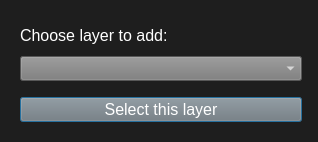
<?xml version="1.0" encoding="UTF-8"?>
<ui version="4.0">
 <class>select_layer</class>
 <widget class="QDialog" name="select_layer">
  <property name="geometry">
   <rect>
    <x>0</x>
    <y>0</y>
    <width>318</width>
    <height>139</height>
   </rect>
  </property>
  <property name="minimumSize">
   <size>
    <width>300</width>
    <height>0</height>
   </size>
  </property>
  <property name="maximumSize">
   <size>
    <width>318</width>
    <height>16777215</height>
   </size>
  </property>
  <property name="windowTitle">
   <string>Dialog</string>
  </property>
  <property name="styleSheet">
   <string notr="true">QDialog {
    background-color: rgb(30, 30, 30);
}

QWidget {
    background-color: rgb(30, 30, 30);
}</string>
  </property>
  <layout class="QVBoxLayout" name="verticalLayout_2">
   <item>
    <widget class="QWidget" name="verticalWidget" native="true">
     <property name="minimumSize">
      <size>
       <width>300</width>
       <height>120</height>
      </size>
     </property>
     <property name="maximumSize">
      <size>
       <width>300</width>
       <height>120</height>
      </size>
     </property>
     <layout class="QVBoxLayout" name="verticalLayout">
      <item>
       <widget class="QLabel" name="label">
        <property name="minimumSize">
         <size>
          <width>0</width>
          <height>30</height>
         </size>
        </property>
        <property name="maximumSize">
         <size>
          <width>16777215</width>
          <height>30</height>
         </size>
        </property>
        <property name="font">
         <font>
          <pointsize>12</pointsize>
         </font>
        </property>
        <property name="styleSheet">
         <string notr="true">QLabel {
    color: rgb(255, 255, 255);
}</string>
        </property>
        <property name="text">
         <string>Choose layer to add:</string>
        </property>
       </widget>
      </item>
      <item>
       <widget class="QComboBox" name="layer_select">
        <property name="minimumSize">
         <size>
          <width>0</width>
          <height>25</height>
         </size>
        </property>
        <property name="font">
         <font>
          <family>Malgun Gothic</family>
          <pointsize>12</pointsize>
         </font>
        </property>
        <property name="styleSheet">
         <string notr="true">QComboBox {
    color: rgb(255, 255, 255);
	background-color: rgb(122, 122, 122);
}

QComboBox QAbstractItemView {
	 color: rgb(255, 255, 255);
}

QComboBox QAbstractItemView::item {
	color: rgb(255, 255, 255);
}
</string>
        </property>
       </widget>
      </item>
      <item>
       <spacer name="verticalSpacer">
        <property name="orientation">
         <enum>Qt::Vertical</enum>
        </property>
        <property name="sizeHint" stdset="0">
         <size>
          <width>20</width>
          <height>40</height>
         </size>
        </property>
       </spacer>
      </item>
      <item>
       <widget class="QPushButton" name="select_layer_button">
        <property name="minimumSize">
         <size>
          <width>0</width>
          <height>25</height>
         </size>
        </property>
        <property name="font">
         <font>
          <pointsize>12</pointsize>
         </font>
        </property>
        <property name="styleSheet">
         <string notr="true">QPushButton {
    color: rgb(255, 255, 255);
	background-color: rgb(122, 122, 122);
}

QPushButton:disabled {
    color: rgb(124, 124, 124);
	background-color: rgb(75, 75, 75);
}</string>
        </property>
        <property name="text">
         <string>Select this layer</string>
        </property>
       </widget>
      </item>
     </layout>
    </widget>
   </item>
  </layout>
 </widget>
 <resources/>
 <connections/>
</ui>
